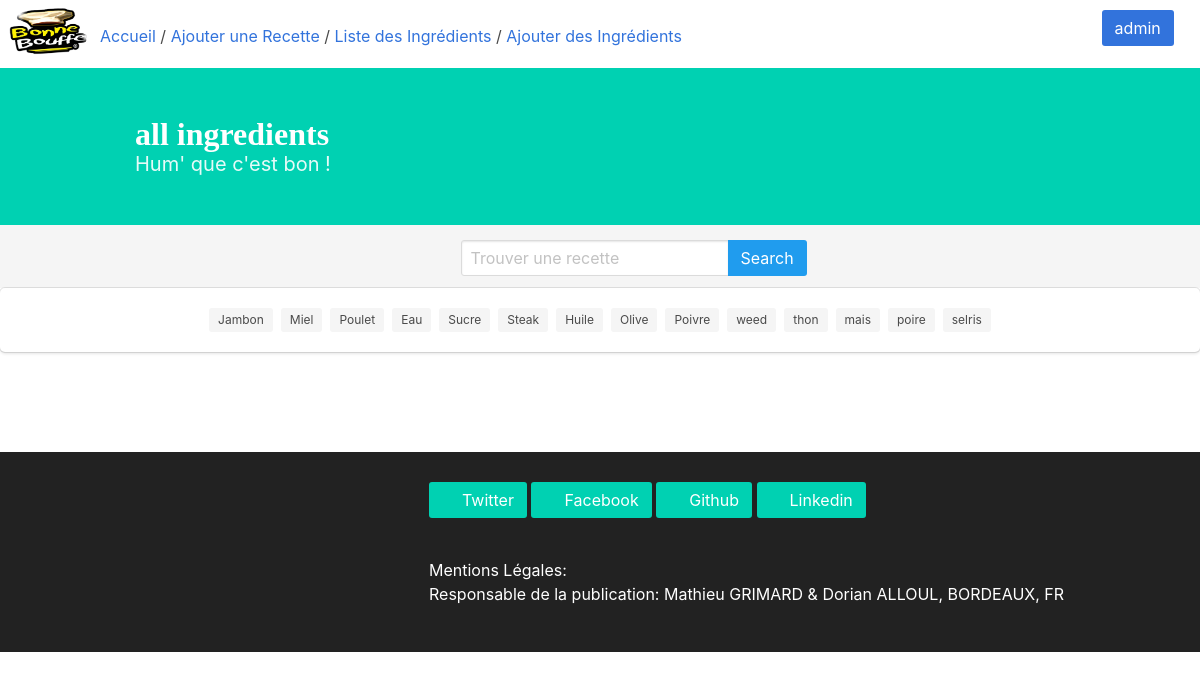
/all_ingredients, run on the app's committed database.
### tables this page shows
CREATE TABLE IF NOT EXISTS `ingredient` (
  `id` int(11) NOT NULL AUTO_INCREMENT,
  `name` varchar(255) NOT NULL,
  PRIMARY KEY (`id`),
  UNIQUE KEY `Ingredient_Name` (`name`)
);

### application/core/MY_Controller.php (called while the page is built, shortened)
<?php
class MY_Controller extends CI_Controller
{
    public function renderView($view, $data = array()){
        $_data = array(
            'siteTitle' => $this->config->item('siteTitle'),
            'pageTitle' => $this->config->item('pageTitle'),
        );
        $_data = array_merge($_data, $data);
        $this->load->view('global/header', $_data);
        $this->load->view($view, $_data);
        $this->load->view('global/footer');
    }
}

### application/controllers/IngredientController.php (called while the page is built, shortened)
<?php
Class IngredientController extends MY_Controller
{
  public function get_all() {
    $data_arr['ingredients'] = $this->IngredientModel->getAll();
    $this->renderView('recipe/all_ingredients', $data_arr);
  }
}
?>

### index.php (called while the page is built, shortened)
<?php
require_once BASEPATH.'core/CodeIgniter.php';

### application/models/IngredientModel.php (called while the page is built, shortened)
<?php
class IngredientModel extends CI_Model
{
  public function getAll() {
      $arr = $this->db->get('ingredient')->result();
      return $arr;
    }
}
 ?>

### application/views/recipe/all_ingredients.php (the view, shortened to what this page needs)
<section class="hero is-primary">
  <div class="hero-body">
    <div class="container">
      <h1 class="title">
        <?php echo str_replace("_"," ",end($this->uri->segments)); ?>
      </h1>
      <h2 class="subtitle">
        Hum' que c'est bon !
      </h2>
    </div>
  </div>
</section>
<section class="hero is-light" style="border-bottom-style: solid;border-bottom-width: 0px;padding-bottom: 1%;">
  <div class="container has-text-centered">
    <div class="field has-addons" style="padding-left: 35%; padding-top: 15px">
      <div class="control">
        <input class="input" type="text" placeholder="Trouver une recette">
      </div>
      <div class="control">
        <a class="button is-info">
          Search
        </a>
      </div>
    </div>
</section>
<div class="box">
  <div class="columns is-mobile is-centered">
    <div class="column is-narrow">
      <div class="tags">
        <?php foreach ($ingredients as $ingredient):?>
            <span class="tag"><?php echo $ingredient->name ?></span>
        <?php endforeach;?>
      </div>
    </div>
  </div>
</div>

### assets/css/main.css (style rules this page uses)
html { color: #222; font-size: 1em; line-height: 1.4; }
h1 { font-family: verdana; }
.button { float: center; }

### data on the page
ingredient: name "Jambon"
ingredient: name "Miel"
ingredient: name "Poulet"
ingredient: name "Eau"
ingredient: name "Sucre"
ingredient: name "Steak"
ingredient: name "Huile"
ingredient: name "Olive"
ingredient: name "Poivre"
ingredient: name "weed"
ingredient: name "thon"
ingredient: name "mais"
ingredient: name "poire"
ingredient: name "selris"

### other printed values
str_replace("_"," ",end($this->uri->segments)) "all ingredients"
